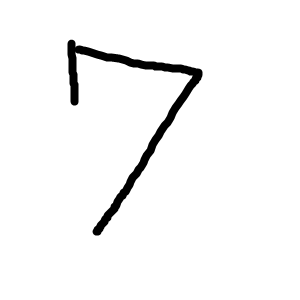
#> input picture p1109/data/seven.png, 300 x 300 px
$ jupyter execute --allow-errors p1109_02.ipynb
#> lines starting #> are read from the running program, lines starting #| are printed output that depends on the picture
[cell 1]
from sklearn import model_selection,svm,metrics
import pandas as pd
import numpy as np
from PIL import Image,ImageOps

#> (a cell that did not finish here is left out)

[cell 3]
# 픽셀의 정규화 / 0-255 숫자를 0-1사이의 숫자로 정규화
def test(x):
    output = []
    for i in x:
        output.append(float(i)/255)
    return output

#> (a cell that did not finish here is left out)

#> (a cell that did not finish here is left out)

#> (a cell that did not finish here is left out)

[cell 7]
# 데이터학습
clf = svm.SVC()   # 다른알고리즘을 사용해도 됨.
#> (the rest of this cell did not finish here and is left out)

[cell 8]
# 이미지 열기, 흑백으로 변환
img = Image.open('data/seven.png').convert("L")
# 색상반전 0-255
img = ImageOps.invert(img)
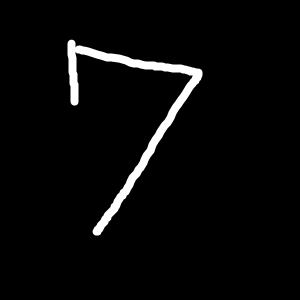
#> img: PIL image 300x300 L; min 0, max 255, mean 8.8
# 숫자가 있는 영역만 추출
bbox = img.getbbox()
#> bbox = (67, 39, 203, 236)
img = img.crop(bbox)
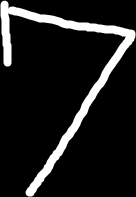
#> img: PIL image 136x197 L; min 0, max 255, mean 29.5
# 비율축소 20*20
img.thumbnail((20,20),Image.Resampling.LANCZOS)
# 배경사이즈 28*28
new_img = Image.new('L',(28,28),0)
#> new_img: PIL image 28x28 L; every value is 0
# 배경사이즈 숫자를 가운데 붙여넣기
x = (28-img.width)//2
#> x = 7
y = (28-img.height)//2
#> y = 4
new_img.paste(img,(x,y))
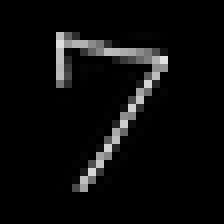
#> new_img: PIL image 28x28 L (shown 8 times larger); min 0, max 226, mean 11.7
# 예측용 데이터 - 0-255 / 0-1
img_data = np.array(new_img,dtype=np.float32)
flat_img_data = img_data.reshape(1,784)/256.0
# 데이터예측 - 2차원 형태여야 예측이 됨.
#> (the rest of this cell did not finish here and is left out)

$ run again, with p1109/data/a1.png copied over p1109/data/seven.png
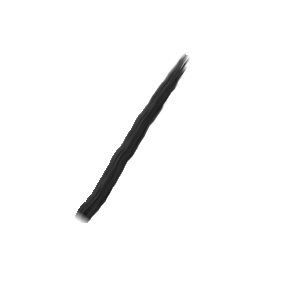
#> input picture p1109/data/a1.png, 300 x 300 px
#> bbox = (75, 53, 191, 223)
#> `img = img.crop(bbox)`:
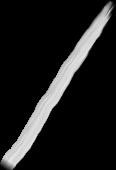
#> img: PIL image 116x170 L; min 0, max 233, mean 28.8
#> `new_img.paste(img,(x,y))`:
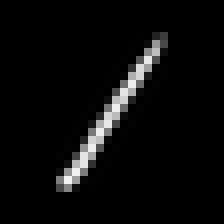
#> new_img: PIL image 28x28 L (shown 8 times larger); min 0, max 244, mean 10.7

$ run again, with p1109/data/a2.png copied over p1109/data/seven.png
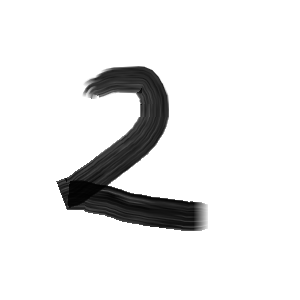
#> input picture p1109/data/a2.png, 300 x 300 px
#> bbox = (56, 66, 208, 231)
#> `img = img.crop(bbox)`:
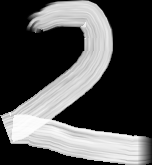
#> img: PIL image 152x165 L; min 0, max 253, mean 81.6
#> `new_img.paste(img,(x,y))`:
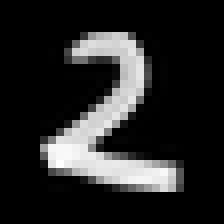
#> new_img: PIL image 28x28 L (shown 8 times larger); min 0, max 255, mean 38.2

$ run again, with p1109/data/a4.png copied over p1109/data/seven.png
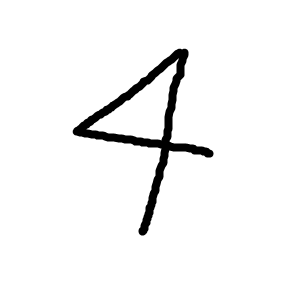
#> input picture p1109/data/a4.png, 300 x 300 px
#> bbox = (72, 48, 214, 236)
#> `img = img.crop(bbox)`:
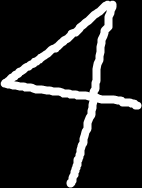
#> img: PIL image 142x188 L; min 0, max 255, mean 35.2
#> `new_img.paste(img,(x,y))`:
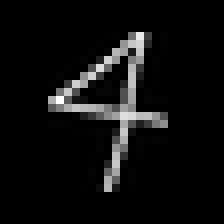
#> new_img: PIL image 28x28 L (shown 8 times larger); min 0, max 255, mean 14.7
